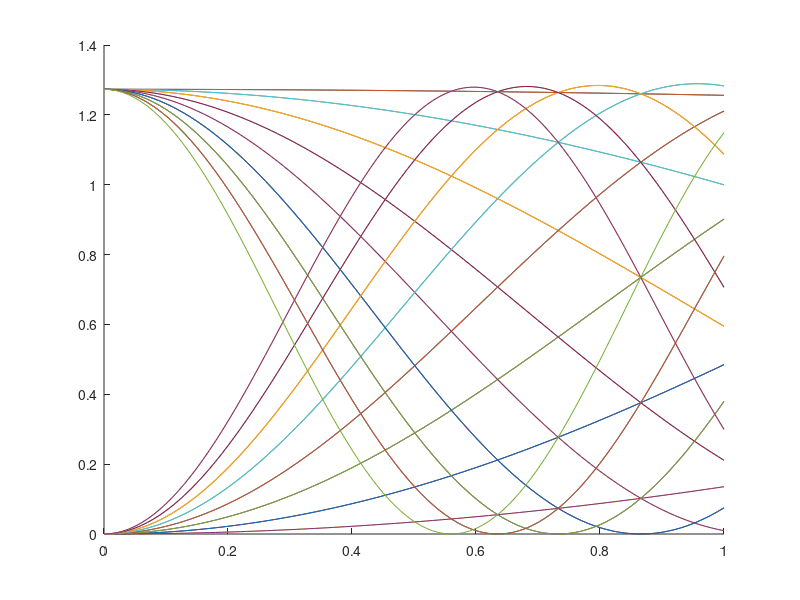

Write MATLAB code to recreate this figure.
## figure;
## t=[0:1/100:1];
## x_t=0;
## hold on
## for k=1:33
##   if (mod(k,2)==0) 
##   else
##     if (mod(k,4)==1)
##       x_t=x_t+((4/pi)*e.^(i*k*((2*pi)*210/8000)*t)); 
##     else
##       x_t=x_t+((-4/pi)*e.^(i*k*((2*pi)*210/8000)*t)); 
##     end  
##   end
##   plot(t,x_t)
##    
##    
## endfor
## x_t=+x_t;


 t=[0:1/100:1];
 x_t=0;
 hold on
 for k=1:33
   if (mod(k,2)==0) 
   else
     if (mod(k,4)==1)
       x_t=x_t+((4/pi)*e.^(i*k*((2*pi)*210/8000)*t)); 
     else
       x_t=x_t+((-4/pi)*e.^(i*k*((2*pi)*210/8000)*t)); 
     end  
   end
   plot(t,x_t)
    
    
 endfor
 x_t=+x_t;
